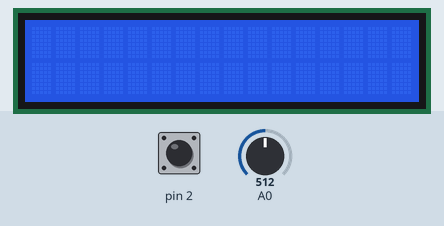
This sketch was run on a simulated Arduino Uno, built with avr-gcc and run on an emulated ATmega328P. On the bench: 16×2 character LCD. The test bench sets the inputs (shaded band); at power-on: pin 2 HIGH, A0 = 512. What the sketch prints to the serial monitor is not drawn.

Above: at 1.2 s.
1.3 s: pin 2 driven LOW
2.8 s: pin 2 pulsed HIGH 2 times (0.12 s each, 0.3 s apart)
6.4 s: pin 2 pulsed HIGH 5 times (0.12 s each, 0.3 s apart)
At 7.56 s:
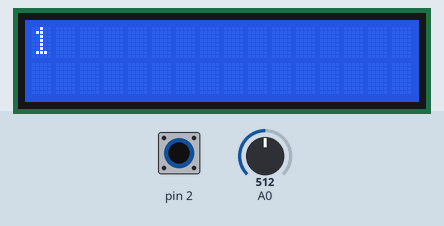
9.4 s: pin 2 driven HIGH
At 9.8 s:
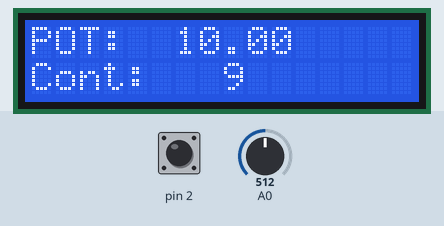
10.9 s: A0 set to 716
At 11.3 s:
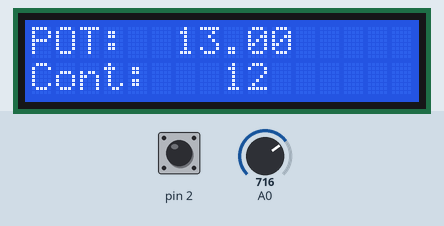
12.4 s: A0 set to 900
At 13.6 s:
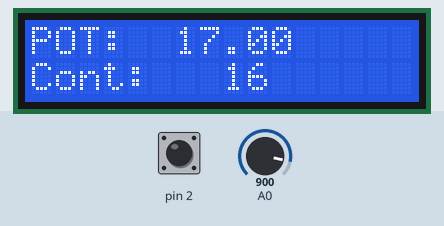
Timing chart, 0 to 14.9 s (numbered marks = the images above; inputs shaded):
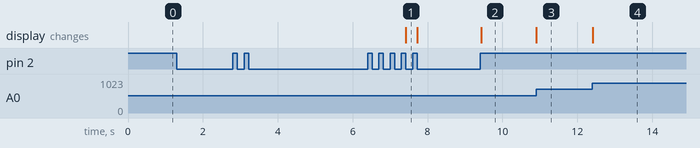

The sketch:

GuerronCarlos_Ejercicio2.ino
```cpp
/*
 *    Pruba Bimestral
 * Nombre: Carlos Guerrón
 * Fecha: 07/12/2020
 * Objetivo: Realice un contador descendiente automático cada 1 segundo. Donde debe usar un poteciómetro que tiene una escala de valores enteros entre 10 a 20 al momento de girarlo.
 * Una vez establecido el valor de conteo. Se activa el Timer 2 para realizar el conteo descendiente hasta cero. Una vez terminado, solicite nuevamente un nuevo valor a contar.
 * Este proceso se evidencia mendiante una LCD y puede usar interrupciones para mejor la interacción con el usuario.
 * Ejemplo:
 * 1. Solicita a usuario mover el potenciómetro para establecer contador. Esto se muestra en la LCD.
 * 2. Se presiona interrupción para iniciar conteo de Timer 2 y se observa el decremento del contador.
 * 3. Solicita empezar de nuevo el sistema.
 *
 * Nota: puede usar
 * MsTimer2::start()
 * enables the interrupt.
 * MsTimer2::stop()
 * disables the interrupt.
 */
#include <MsTimer2.h>
#include<LiquidCrystal.h>
LiquidCrystal lcd(13,12,11,10,9,8);
int conversor;
int cont=20;
int onOff;
float valPot;
void setup() {
  Serial.begin(9600);
  lcd.begin(16,2);
  MsTimer2::set(1000,loop);
  //MsTimer2::start();
  attachInterrupt(0,conteo,LOW);
  Serial.println("Prueba Bimestral");

}

void loop() {
conversor=analogRead(0);
  valPot=(conversor*20)/1023;
   if(onOff==1){
    cont=valPot;
    lcd.setCursor(0,0);
    lcd.print(cont);
    lcd.clear();
    }
    if(onOff==2){
      cont=valPot;
    if(cont<21 && cont>9){

    MsTimer2::start();
    cont--;
    lcd.setCursor(0,0);
    lcd.print("POT: ");
    lcd.setCursor(6,0);
    lcd.print(valPot);
    lcd.setCursor(0,1);
    lcd.print("Cont:");
    lcd.setCursor(8,1);
    lcd.print(cont);

      if(cont==0){
        MsTimer2::stop();
      }

    }
    }
}
void contar(){

  }
void conteo() {

  switch(onOff){
    case 0:
    Serial.println("Mover el potenciometro para estabilizar contador");
    onOff++;
    break;
    case 1:
    Serial.println("Decremento del contador");
    onOff++;
    break;
    case 2:
    Serial.println("Presione el boton para iniciar nuevamente el sistema");
    onOff=0;
    break;
    }
  }
```

Measured:
- after the input at 1.3 s, every drawn part: stays the same
- after the input at 2.8 s, every drawn part: stays the same
- after the input at 6.4 s, the display: changes after 1.0 s (image 1)
- after the input at 9.4 s, the display: changes at once (image 2)
- after the input at 10.9 s, the display: changes at once (image 3)
- after the input at 12.4 s, the display: changes at once (image 4)
